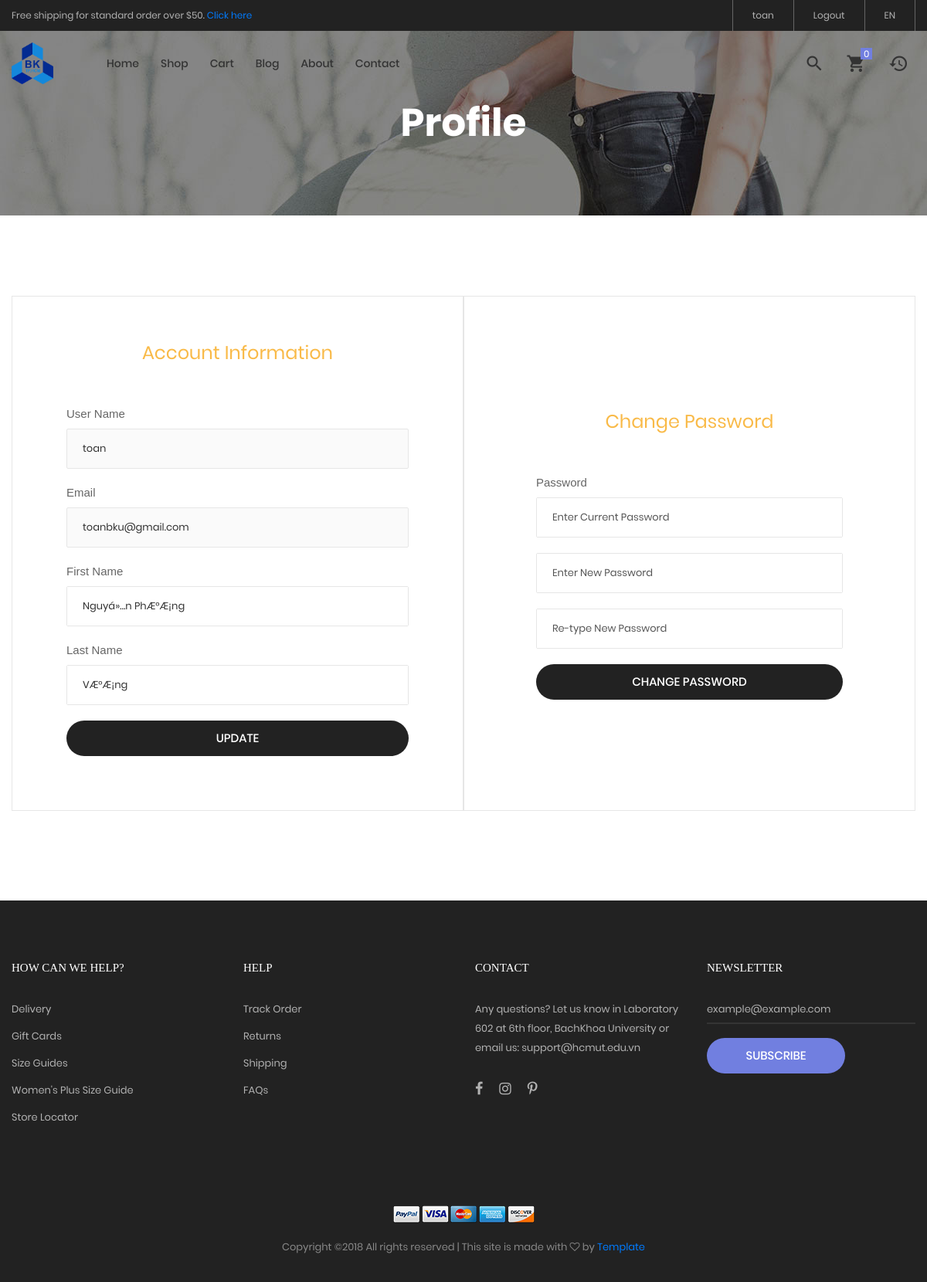
Page /profile.php (signed in) on the committed database.
### tables this page shows
CREATE TABLE `users` (
  `id` int(11) NOT NULL,
  `userName` varchar(30) NOT NULL,
  `password` varchar(128) NOT NULL,
  `email` varchar(50) NOT NULL,
  `forgot_pass_identity` varchar(32) NOT NULL,
  `firstName` varchar(30) NOT NULL,
  `lastName` varchar(30) DEFAULT NULL,
  `type` int(11) DEFAULT NULL,
  `modified` datetime NOT NULL
);

### objects/user.php (called while the page is built, shortened)
<?php
class User{
    private $conn;
    private $table_name = "users";
    public function __construct($db){
        $this->conn = $db;
    }
    function getInfo($id){
        $this->id = $id;
        $query = "SELECT
                    userName, email, firstName, lastName, type
                FROM
                    ".$this->table_name
                ." WHERE id=:id";
        $stmt = $this->conn->prepare($query);
        $stmt->bindParam(":id",  $this->id);
        $stmt->execute();
        return $stmt;
    }
}
?>

### profile.php (the view, shortened to what this page needs)
<?php
    include_once "objects/user.php";
    include "layout_head.php";
    include_once "navigation.php";
    $userInfo = new User($db);
    $stmt = $userInfo->getInfo($_SESSION["id"]);
    while ($row = $stmt->fetch(PDO::FETCH_ASSOC)){
        extract($row);
        $userInfo->userName = $userName;
        $userInfo->firstName = $firstName;
        $userInfo->lastName = $lastName;
        $userInfo->email = $email;
    }
?>
<section class="bg-img1 txt-center p-lr-15 p-tb-92" style="background-image: url('images/bg-01.jpg');">
    <h2 class="ltext-105 cl0 txt-center">
        Profile
    </h2>
</section>
	<section class="bg0 p-t-104 p-b-116">
		<div class="container">
			<div class="flex-w flex-tr">
				<div class="size-210 bor10 p-lr-70 p-t-55 p-b-70 p-lr-15-lg w-full-md">
					<form action="profile.php" method="POST">
						<h3 class="mtext-105 cl2 txt-center p-b-30 cl11">
                            Account Information
						</h3>
                        <div class="m-b-20 how-pos4-parent" style="margin-top:20px;margin-bottom:5px;">
                            <label>User Name</label>
						</div>
						<div class="bor8 m-b-20 how-pos4-parent">
							<input class="stext-111 cl2 plh3 size-116 p-l-20 p-r-30" type="text" name="name" value="<?php echo $userInfo->userName; ?>" disabled>
						</div>
						<div class="m-b-20 how-pos4-parent" style="margin-top:20px;margin-bottom:5px;">
                            <label>Email</label>
						</div>
						<div class="bor8 m-b-20 how-pos4-parent">
							<input class="stext-111 cl2 plh3 size-116 p-l-20 p-r-30" type="email" name="email" value="<?php echo $userInfo->email;?>" disabled>
						</div>
                        <div class="m-b-20 how-pos4-parent" style="margin-top:20px;margin-bottom:5px;">
                            <label>First Name</label>
						</div>
						<div class="bor8 m-b-20 how-pos4-parent">
							<input class="stext-111 cl2 plh3 size-116 p-l-20 p-r-30" type="text" name="firstname" value="<?php echo $userInfo->firstName;?>">
						</div>
                        <div class="m-b-20 how-pos4-parent" style="margin-top:20px;margin-bottom:5px;">
                            <label>Last Name</label>
						</div>
						<div class="bor8 m-b-20 how-pos4-parent">
							<input class="stext-111 cl2 plh3 size-116 p-l-20 p-r-30" type="text" name="lastname" value="<?php echo $userInfo->lastName;?>">
						</div>
						<button class="flex-c-m stext-101 cl0 size-121 bg3 bor1 hov-btn3 p-lr-15 trans-04 pointer">
							Update
						</button>
					</form>
				</div>
				<div class="size-210 bor10 flex-w flex-col-m p-lr-93 p-tb-30 p-lr-15-lg w-full-md">
                <form action="profile.php" method="POST">
                <h3 class="mtext-105 cl2 txt-center p-b-30 cl11">
                    Change Password
                </h3>
                <div class="m-b-20 how-pos4-parent" style="margin-top:20px;margin-bottom:5px;">
                    <label>Password</label>
                </div>
                <div class="bor8 m-b-20 how-pos4-parent">
                    <input class="stext-111 cl2 plh3 size-116 p-l-20 p-r-30" type="password" name="cur_pass" placeholder="Enter Current Password">
                </div>
                <div class="bor8 m-b-20 how-pos4-parent">
                    <input class="stext-111 cl2 plh3 size-116 p-l-20 p-r-30" type="password" name="password" placeholder="Enter New Password">
                </div>
                <div class="bor8 m-b-20 how-pos4-parent">
                    <input class="stext-111 cl2 plh3 size-116 p-l-20 p-r-30" type="password" name="confirm_password" placeholder="Re-type New Password">
                </div>
                <button class="flex-c-m stext-101 cl0 size-121 bg3 bor1 hov-btn3 p-lr-15 trans-04 pointer">
                    Change Password
                </button>
            </form>
				</div>
			</div>
		</div>
	</section>
<?php
    include "layout_foot.php";
?>

### css/main.css (style rules this page uses)
.container { max-width: 1380px; }
@media (max-width: 1600px) { .container { max-width: 1200px; } }
.cl0 { color: #fff; }
.cl2 { color: #333; }
.cl11 { color: #f9ba48; }
.stext-101 { font-family: Poppins-Medium; font-size: 15px; line-height: 1.466667; text-transform: uppercase; }
.stext-111 { font-family: Poppins-Regular; font-size: 13px; line-height: 1.6923; }
.mtext-105 { font-family: Poppins-Regular; font-size: 24px; line-height: 1.5; }
.ltext-105 { font-family: Poppins-Bold; font-size: 50px; line-height: 1.1; }
.size-116 { width: 100%; height: 50px; }
.size-121 { width: 100%; height: 46px; }
.size-210 { width: 50%; }
.bg0 { background-color: #fff; }
.bg3 { background-color: #222; }
.bg-img1 { background-size: cover; background-position: center center; background-repeat: no-repeat; }
.bor1 { border-radius: 23px; }
.bor8 { border: 1px solid #e6e6e6; border-radius: 2px; }
.bor10 { border: 1px solid #e6e6e6; }
.how-pos4-parent { position: relative; }

### rows in the picture
users: name "toan", email "toanbku@gmail.com", firstname "Nguyá»…n PhÆ°Æ¡ng", lastname "VÆ°Æ¡ng"

### other values in the picture
$_SESSION["userName"] "toan"
